Frame 1 (no input): blank canvas, image omitted
Frame 60 (the mouse pressed at the canvas centre just before this capture): blank canvas, image omitted
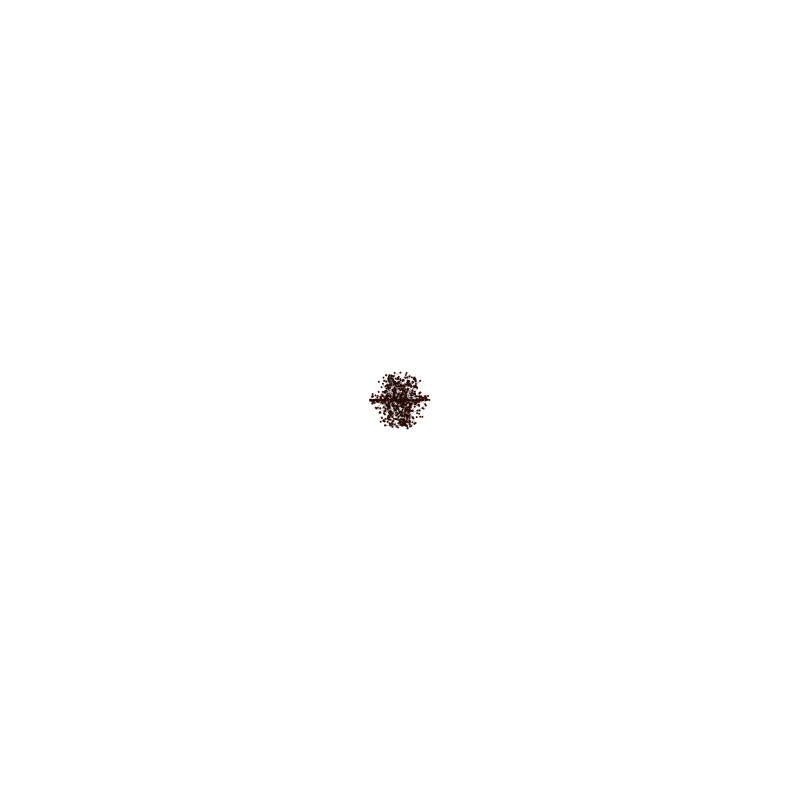
Frame 120 (the mouse held since frame 60 and released just before this capture)

The Processing sketch whose frames 1 and 60 were blank and that drew this single picture after the mouse press (run headless with seeded random() and noise(); from frame 60 on, the mouse is pressed at the canvas centre):

// Processing sketch: nuage_tracks
// ── nuage_tracks.pde
int maxPoints = 10;
float x1, y1;

void setup() {
  size(800, 800);
  background(255);
  x1 = mouseX;
  y1 = mouseY;
}

void draw() {
  noStroke();
  /*fill(255,5);
  rect(0,0,width,height);*/

  if (mousePressed) {
    for ( int i = 0; i < maxPoints; i ++) {
      float x = mouseX + random(-30, 30) * cos(15 + i);
      float y = mouseY + random(-30, 30) * sin(15 + i);
      float track = random(5);
      fill(60, 10, 0);
      ellipse(x, y, 2, 2);
      if (track < 1) {
        stroke(0);
        strokeWeight(0.2);
        line(x1, y1, x, y);
      }
      x1 = x;
      y1 = y;
    }
  }
}
